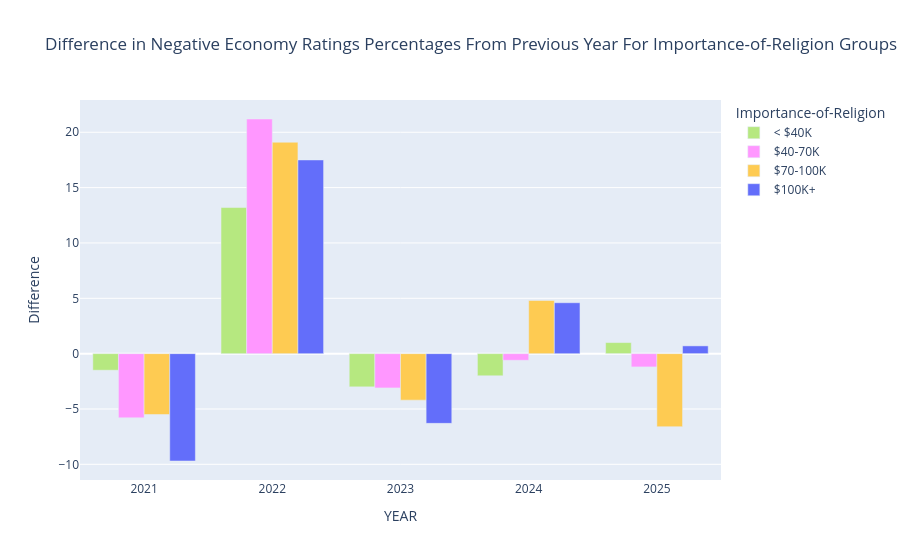

The cell this chart's notebook holds for it:
### Markdown cell above
## Going Into the Details

Which group's percentage of negative sentiment on the economy increased the most for each year?

### Code cell
def get_percent_increase(column,weighted=True):
    if weighted: df = get_count_weighted(['YEAR',column,'ECON1MOD'])
    else: df = get_count(['YEAR',column,'ECON1MOD'])

    conditions = [
        (df['ECON1MOD'] == 'Excellent') | (df['ECON1MOD'] == 'Good'),
        (df['ECON1MOD'] == 'Poor') | (df['ECON1MOD'] == 'Only fair')
    ]
    group = ['Positive', 'Negative']

    # create a new column that labels each rating as negative or positive
    df['SENTIMENT'] = np.select(conditions, group, default='N/A')

    # get the count for each unique year + group + sentiment
    df = df.groupby(['YEAR',column,'SENTIMENT'],as_index=False)['Count'].sum()

    # convert to wide format so negative rating counts and positive rating counts are a separate columns
    df = pd.pivot_table(df,index=['YEAR',column],columns=['SENTIMENT'],values='Count').reset_index()

    # add a column for the percent of negative ratings 
    df['PercentNegative'] = round((df['Negative'] / (df['Negative']+df['Positive']))*100,1)

    # convert to wide so each year gets its own column with percent negative as the values
    df = pd.pivot_table(df,index=column,columns='YEAR',values='PercentNegative').reset_index()
    
    # calculate the difference between the percent of negative ratings for the current and previous year
    # 
    col_names = []
    for year in df.columns[2:]:
        col_name = str(year)
        df[col_name] = round(df[year] - df[year-1],1)
        col_names.append(col_name)
    
    # exclude all columns but the group name and the percent difference columns
    df = df[[column]+col_names]
    
    # convert back to long format so we can graph by Year
    df = pd.melt(df,id_vars = [column], value_vars=col_names,var_name='YEAR',value_name='PercentNegDiff')
    write_to_file(df)
    return df

def graph_percent_increase(col,group_name):
    df = get_percent_increase(col)

    fig = px.bar(
        df,
        x='YEAR',
        y='PercentNegDiff',
        title='Difference in Negative Economy Ratings Percentages From Previous Year For ' + group_name + ' Groups',
        barmode='group',
        color=df.columns[0],
        hover_data=['YEAR'],
        category_orders=category_orders,
        color_discrete_map=color_map
    )
    (fig
        .update_yaxes(title="Difference")
        .update_xaxes(type='category')
        .update_layout(legend_title_text=group_name)
        .show())

graph_percent_increase('INCOMEGRP','Importance-of-Religion')

### Figure 1 — Plotly figure (JSON) as saved in the notebook; plotly's stock layout.template omitted (floating-point values rounded to 4 significant figures)
{"data": [{"alignmentgroup": "True", "hovertemplate": "INCOMEGRP=< $40K<br>YEAR=%{x}<br>PercentNegDiff=%{y}<extra></extra>", "legendgroup": "< $40K", "marker": {"color": "#B6E880", "pattern": {"shape": ""}}, "name": "< $40K", "offsetgroup": "< $40K", "orientation": "v", "showlegend": true, "textposition": "auto", "type": "bar", "x": ["2021", "2022", "2023", "2024", "2025"], "xaxis": "x", "y": [-1.5, 13.2, -3, -2, 1], "yaxis": "y"}, {"alignmentgroup": "True", "hovertemplate": "INCOMEGRP=$40-70K<br>YEAR=%{x}<br>PercentNegDiff=%{y}<extra></extra>", "legendgroup": "$40-70K", "marker": {"color": "#FF97FF", "pattern": {"shape": ""}}, "name": "$40-70K", "offsetgroup": "$40-70K", "orientation": "v", "showlegend": true, "textposition": "auto", "type": "bar", "x": ["2021", "2022", "2023", "2024", "2025"], "xaxis": "x", "y": [-5.8, 21.2, -3.1, -0.6, -1.2], "yaxis": "y"}, {"alignmentgroup": "True", "hovertemplate": "INCOMEGRP=$70-100K<br>YEAR=%{x}<br>PercentNegDiff=%{y}<extra></extra>", "legendgroup": "$70-100K", "marker": {"color": "#FECB52", "pattern": {"shape": ""}}, "name": "$70-100K", "offsetgroup": "$70-100K", "orientation": "v", "showlegend": true, "textposition": "auto", "type": "bar", "x": ["2021", "2022", "2023", "2024", "2025"], "xaxis": "x", "y": [-5.5, 19.1, -4.2, 4.8, -6.6], "yaxis": "y"}, {"alignmentgroup": "True", "hovertemplate": "INCOMEGRP=$100K+<br>YEAR=%{x}<br>PercentNegDiff=%{y}<extra></extra>", "legendgroup": "$100K+", "marker": {"color": "#636efa", "pattern": {"shape": ""}}, "name": "$100K+", "offsetgroup": "$100K+", "orientation": "v", "showlegend": true, "textposition": "auto", "type": "bar", "x": ["2021", "2022", "2023", "2024", "2025"], "xaxis": "x", "y": [-9.7, 17.5, -6.3, 4.6, 0.7], "yaxis": "y"}], "layout": {"barmode": "group", "legend": {"title": {"text": "Importance-of-Religion"}, "tracegroupgap": 0}, "title": {"text": "Difference in Negative Economy Ratings Percentages From Previous Year For Importance-of-Religion Groups"}, "xaxis": {"anchor": "y", "domain": [0, 1], "title": {"text": "YEAR"}, "type": "category"}, "yaxis": {"anchor": "x", "domain": [0, 1], "title": {"text": "Difference"}}}}
